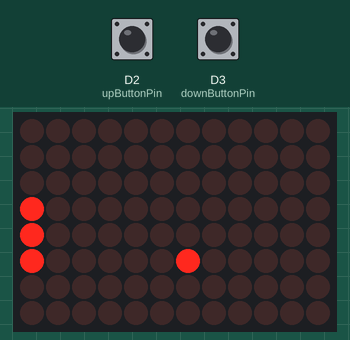
Recording of a program running on a simulated Arduino Uno R4 WiFi. On the bench: 12×8 LED matrix. The inputs (shaded band) are chosen by the test bench; at power-on: D2 (upButtonPin) HIGH, D3 (downButtonPin) HIGH. Random numbers use the default seed unless the program sets one.

Above: at 1.2 s.
1.3 s: D2 (upButtonPin) pulled LOW for 0.15 s
At 1.71 s:
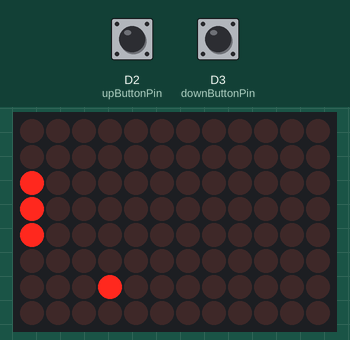
2.0 s: D3 (downButtonPin) pulled LOW for 0.15 s
At 2.3 s:
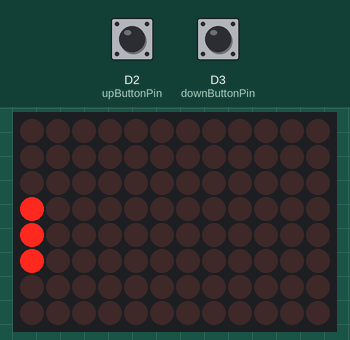
2.7 s: D2 (upButtonPin) pulled LOW for 1 s
At 3.83 s:
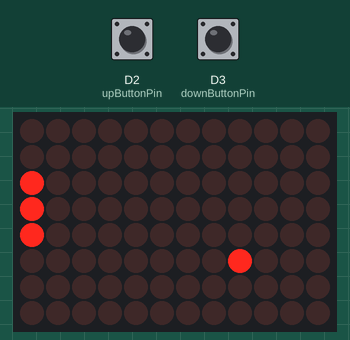
4.3 s: D3 (downButtonPin) pulled LOW for 1 s
At 5.55 s:
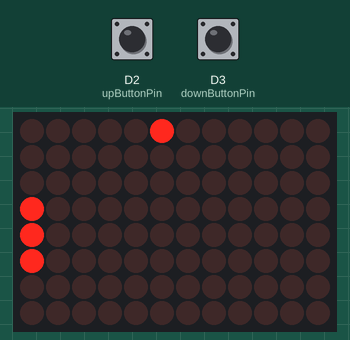
5.9 s: D2 (upButtonPin) pulled LOW for 3.2 s
At 9.22 s:
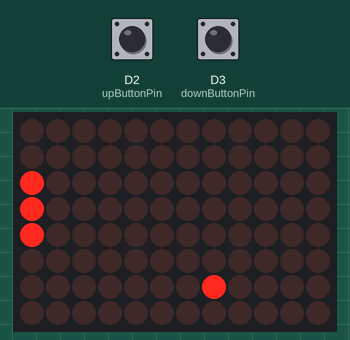
9.7 s: D2 (upButtonPin) pulled LOW for 0.15 s
At 9.95 s:
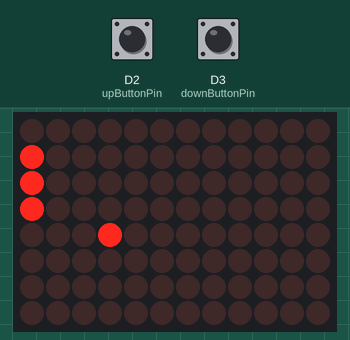

The program:

main.cpp
```cpp
#include <Arduino.h>
#include "ArduinoGraphics.h"
#include <Arduino_LED_Matrix.h>

using namespace std;

typedef enum {
  UP   = 1,
  DOWN = 0,
} PaddleDirection;

ArduinoLEDMatrix matrix;
byte frame[8][12] = {};
byte x = 11, y = 0, paddlePos = 3;
bool isDecreasingBrightness = false, yBouncesBack = false, isPlaying = true;
const char text[] = "    GAME OVER";
byte upButtonPin = 2, downButtonPin = 3;
byte prevUpButtonRead = 0, prevDownButtonRead = 0;
unsigned long pixelPrevTime = 0, PIXEL_TIME_INTERVAL = 200, buttonPrevTime = 0, BUTTON_TIME_INTERVAL = 50;

void buttonPush(byte value, byte &previousRead, PaddleDirection direction);
void gameOverMessage();

void setup() {
  pinMode(downButtonPin, INPUT_PULLUP);
  pinMode(upButtonPin, INPUT_PULLUP);
  randomSeed(analogRead(A0));
  y = random(7);
  matrix.begin();
}

void loop() {
  if (!isPlaying) {
    gameOverMessage();
  } else {
    if (millis() - buttonPrevTime > BUTTON_TIME_INTERVAL) {
        buttonPrevTime = millis();
        buttonPush(digitalRead(upButtonPin), prevUpButtonRead, UP);
        buttonPush(digitalRead(downButtonPin), prevDownButtonRead, DOWN);
    }

    if (millis() - pixelPrevTime > PIXEL_TIME_INTERVAL) {
      pixelPrevTime = millis();

      if (x >= 11 || x <= 0 && isDecreasingBrightness) {
        isDecreasingBrightness = !isDecreasingBrightness;
      }
      if (y >= 7 || y <= 0 && yBouncesBack) {
        yBouncesBack = !yBouncesBack;
      }
      isDecreasingBrightness ? x -= 1 : x += 1;
      yBouncesBack ? y -= 1 : y += 1;

      if (x == 0 && (y >= paddlePos && y <= paddlePos + 2)) {
        PIXEL_TIME_INTERVAL -= 10;
      }

      memset(frame, 0, sizeof(frame));
    }

    frame[y][x] = 1;
    for (int i = 0; i < 3; i += 1) {
      frame[paddlePos + i][0] = 1;
    }
    matrix.renderBitmap(frame, 8, 12);

    if (x == 0 && (y < paddlePos || y > paddlePos + 2)) {
      isPlaying = !isPlaying;
      delay(1000);
    }
  }
}

void buttonPush(byte value, byte &previousRead, PaddleDirection direction) {
  if (value != previousRead) {
    previousRead = value;
    if (value == 1) {
      if (direction ? paddlePos > 0 : paddlePos < 5) {
        direction ? paddlePos -= 1 : paddlePos += 1;
      }
    }
  }
}

void gameOverMessage() {
  matrix.beginDraw();
  matrix.stroke(0xFFFFFFFF);
  matrix.textScrollSpeed(80);
  matrix.textFont(Font_4x6);
  matrix.beginText(0, 1, 0xFFFFFF);
  matrix.println(text);
  matrix.endText(SCROLL_LEFT);
  matrix.endDraw();
}
```
